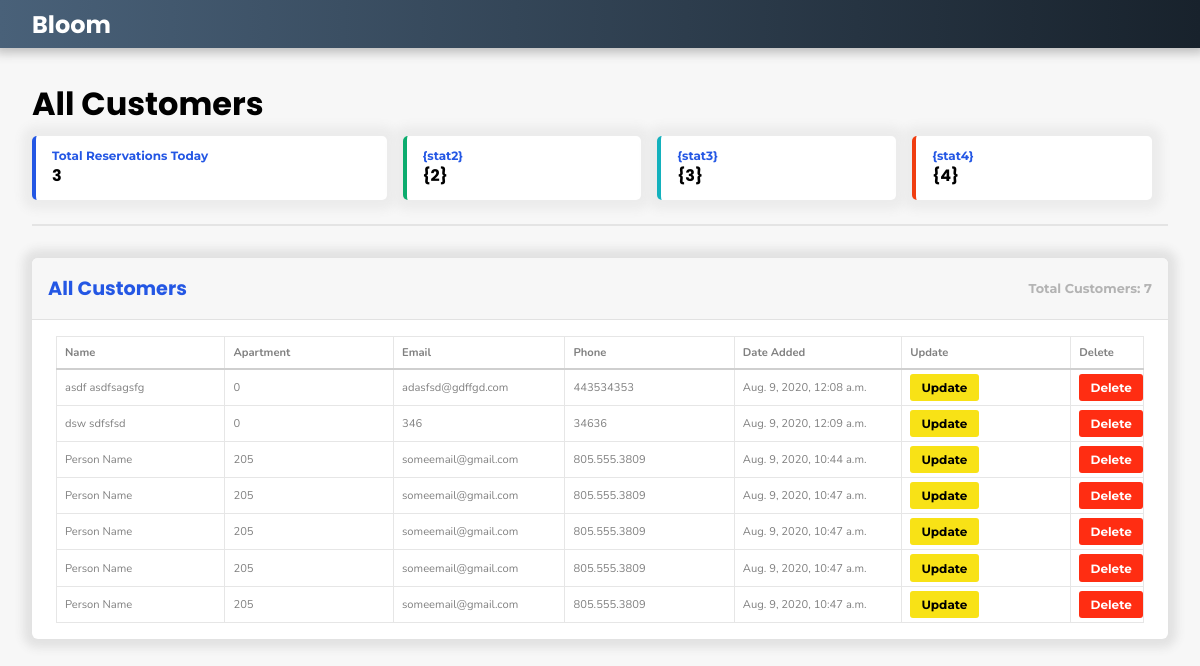
The app's page /customers/ with its own data.
### reservations/models.py (models this page shows, shortened)
class Customer(models.Model):
    name = models.CharField(default='Person Name', max_length=200, null=True)
    apt = models.IntegerField(default='205', blank=False)
    phone = models.CharField(default='805.555.3809', max_length=200, null=True)
    email = models.CharField(default='someemail@gmail.com', max_length=200, null=True)
    date_created = models.DateTimeField(auto_now_add=True, null=True)
    id = models.AutoField(primary_key=True, editable=False)
    lease_members = models.ManyToManyField('self', blank=True)
    notes = models.TextField(max_length=2000, null=True, blank=True)

### reservations/views_read.py (the view)
# urls.py: path('customers/', customers_all_page),
def customers_all_page(request):
    residents = Customer.objects.all()
    page_title = "All Customers"
    context = {"page_title":page_title, 'residents':residents}
    template_name = 'customer/customers_all.html'
    return render(request, template_name, context)

### reservations/templates/customer/customers_all.html (shortened to what this page needs)
{% extends "base.html" %}
{% load static %}
{% block extra_head %}
<link rel="stylesheet" type="text/css" href="{% static 'css/customer/customer.css' %}">
{% endblock %}
{% block content %}
<div class="section">
</div>
<div class="card">
    <header>
        <h2>All Customers</h2>
        <h4>Total Customers: {{residents.count}}</h4>
    </header>
    <div class="body">
        <table class="table-slot">
            <tr>
                <th id="name">Name</th>
                <th>Apartment</th>
                <th>Email</th>
                <th>Phone</th>
                <th>Date Added</th>
                <th>Update</th>
                <th>Delete</th>
            </tr>
            {% for resident in residents %}
            <tr class="data">
                <td>{{resident.name}}</td>
                <td>{{resident.apt}}</td>
                <td>{{resident.email}}</td>
                <td>{{resident.phone}}</td>
                <td>{{resident.date_created}}</td>
                <td><button class='btn btn-info'>Update</button></td>
                <td><button class='btn btn-danger'>Delete</button></td>
            </tr>
            {% endfor %}
        </table>
    </div>
</div>
{% endblock %}

### static/css/main/base.css (style rules this page uses)
.btn { -webkit-box-sizing: border-box; box-sizing: border-box; height: 1.7rem; display: -webkit-box; display: -ms-flexbox; display: flex; -webkit-box-pack: center; -ms-flex-pack: center; justify-content: center; -webkit-box-align: center; -ms-flex-align: center; align-items: center; font-size: 12px; font-family: "Montserrat", sans-serif; font-weight: 700; color: white; overflow: hidden; padding: 0 0.7rem 0 0.7rem; margin: 4px 0 4px 0; border-radius: 3px; border: none; background: #2457e4; }
.btn-info { background: #f8e216; color: black; }
.btn-danger { color: white; background: #ff2d12; }
table { width: 100%; border: solid #cfcfcf 1px; border-collapse: collapse; color: #424242; overflow: hidden; }
table th, table td { height: 2rem; width: 16%; font-family: 'Nunito', sans-serif; font-size: 0.7rem; color: grey; text-align: left; padding: 0 0 0 8px; border: solid #e6e6e6 1px; }
table th { border-bottom: solid #cfcfcf 2px; font-weight: 700; }
* { -webkit-box-sizing: border-box; box-sizing: border-box; margin: 0; }
body { height: -webkit-fit-content; height: -moz-fit-content; height: fit-content; margin: 0; -webkit-box-align: center; -ms-flex-align: center; align-items: center; background: #f7f7f7; }
.section { position: relative; width: 100%; height: -webkit-fit-content; height: -moz-fit-content; height: fit-content; min-height: 2rem; display: -webkit-box; display: -ms-flexbox; display: flex; -webkit-box-pack: justify; -ms-flex-pack: justify; justify-content: space-between; -webkit-box-align: start; -ms-flex-align: start; align-items: flex-start; -ms-flex-line-pack: start; align-content: flex-start; -ms-flex-wrap: wrap; flex-wrap: wrap; padding: 0.5rem 0 0.5rem 0; }
.card { height: fit -webkit-fit-content; height: fit -moz-fit-content; height: fit fit-content; min-height: 2rem; position: relative; background: white; -webkit-box-shadow: #e2e2e2 0 0 10px 9px; box-shadow: #e2e2e2 0 0 10px 9px; border-radius: 6px; overflow: hidden; margin-bottom: 2rem; }
.card header { display: -webkit-box; display: -ms-flexbox; display: flex; -webkit-box-align: center; -ms-flex-align: center; align-items: center; -webkit-box-pack: justify; -ms-flex-pack: justify; justify-content: space-between; padding: 1rem; border-bottom: solid #e2e2e2 1px; background: #f7f7f7; }
.card header h2 { font-size: 1.2rem; font-family: "Poppins", sans-serif; color: #2457e4; margin-right: 2rem; }
.card header h4 { font-size: 0.8rem; font-family: "Montserrat", sans-serif; color: #b3b3b3; }
.card .body { display: -webkit-box; display: -ms-flexbox; display: flex; -webkit-box-pack: start; -ms-flex-pack: start; justify-content: flex-start; -webkit-box-align: start; -ms-flex-align: start; align-items: flex-start; -ms-flex-wrap: wrap; flex-wrap: wrap; padding: 1rem 1.5rem 1rem 1.5rem; }

### static/css/customer/customer.css (style rules this page uses)
.btn { -webkit-box-sizing: border-box; box-sizing: border-box; height: 1.7rem; display: -webkit-box; display: -ms-flexbox; display: flex; -webkit-box-pack: center; -ms-flex-pack: center; justify-content: center; -webkit-box-align: center; -ms-flex-align: center; align-items: center; font-size: 12px; font-family: "Montserrat", sans-serif; font-weight: 700; color: white; overflow: hidden; padding: 0 0.7rem 0 0.7rem; margin: 4px 0 4px 0; border-radius: 3px; border: none; background: #2457e4; }
.btn-info { background: #f8e216; color: black; }
.btn-danger { color: white; background: #ff2d12; }

### records on screen
Customer: name "asdf asdfsagsfg", apt "0", email "adasfsd@gdffgd.com", phone "443534353", date_created "Aug. 9, 2020, 12:08 a.m."
Customer: name "dsw sdfsfsd", apt "0", email "346", phone "34636", date_created "Aug. 9, 2020, 12:09 a.m."
Customer: name "Person Name", apt "205", email "someemail@gmail.com", phone "805.555.3809", date_created "Aug. 9, 2020, 10:44 a.m."
Customer: name "Person Name", apt "205", email "someemail@gmail.com", phone "805.555.3809", date_created "Aug. 9, 2020, 10:47 a.m."
Customer: name "Person Name", apt "205", email "someemail@gmail.com", phone "805.555.3809", date_created "Aug. 9, 2020, 10:47 a.m."
Customer: name "Person Name", apt "205", email "someemail@gmail.com", phone "805.555.3809", date_created "Aug. 9, 2020, 10:47 a.m."
Customer: name "Person Name", apt "205", email "someemail@gmail.com", phone "805.555.3809", date_created "Aug. 9, 2020, 10:47 a.m."

### other values on screen
{{ page_title }} "All Customers"
{{ residents.count }} "7"
